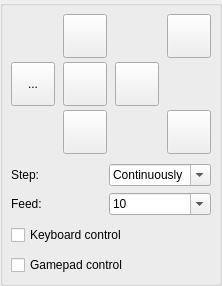
         <widget class="GroupBox" name="grpJog">
          <property name="checkable">
           <bool>false</bool>
          </property>
          <property name="overrided" stdset="0">
           <bool>false</bool>
          </property>
          <layout class="QVBoxLayout" name="verticalLayout_11">
           <property name="leftMargin">
            <number>8</number>
           </property>
           <property name="topMargin">
            <number>8</number>
           </property>
           <property name="rightMargin">
            <number>8</number>
           </property>
           <property name="bottomMargin">
            <number>8</number>
           </property>
           <item>
            <widget class="QWidget" name="widgetJog" native="true">
             <layout class="QVBoxLayout" name="verticalLayout_9">
              <property name="spacing">
               <number>10</number>
              </property>
              <property name="leftMargin">
               <number>0</number>
              </property>
              <property name="topMargin">
               <number>0</number>
              </property>
              <property name="rightMargin">
               <number>0</number>
              </property>
              <property name="bottomMargin">
               <number>0</number>
              </property>
              <item>
               <layout class="QGridLayout" name="gridLayout_3">
                <property name="horizontalSpacing">
                 <number>8</number>
                </property>
                <property name="verticalSpacing">
                 <number>4</number>
                </property>
                <item row="2" column="0">
                 <widget class="StyledToolButton" name="cmdXMinus">
                  <property name="sizePolicy">
                   <sizepolicy hsizetype="Fixed" vsizetype="Fixed">
                    <horstretch>0</horstretch>
                    <verstretch>0</verstretch>
                   </sizepolicy>
                  </property>
                  <property name="minimumSize">
                   <size>
                    <width>44</width>
                    <height>44</height>
                   </size>
                  </property>
                  <property name="toolTip">
                   <string>X-</string>
                  </property>
                  <property name="text">
                   <string>...</string>
                  </property>
                  <property name="icon">
                   <iconset resource="images.qrc">
                    <normaloff>:/images/1401561986_chevron-left.png</normaloff>:/images/1401561986_chevron-left.png</iconset>
                  </property>
                  <property name="iconSize">
                   <size>
                    <width>30</width>
                    <height>30</height>
                   </size>
                  </property>
                 </widget>
                </item>
                <item row="3" column="1">
                 <layout class="QHBoxLayout" name="horizontalLayout_13">
                  <property name="spacing">
                   <number>0</number>
                  </property>
                  <item>
                   <widget class="StyledToolButton" name="cmdYMinus">
                    <property name="sizePolicy">
                     <sizepolicy hsizetype="Fixed" vsizetype="Fixed">
                      <horstretch>0</horstretch>
                      <verstretch>0</verstretch>
                     </sizepolicy>
                    </property>
                    <property name="minimumSize">
                     <size>
                      <width>44</width>
                      <height>44</height>
                     </size>
                    </property>
                    <property name="toolTip">
                     <string>Y-</string>
                    </property>
                    <property name="text">
                     <string/>
                    </property>
                    <property name="icon">
                     <iconset resource="images.qrc">
                      <normaloff>:/images/1401562173_chevron-down.png</normaloff>:/images/1401562173_chevron-down.png</iconset>
                    </property>
                    <property name="iconSize">
                     <size>
                      <width>30</width>
                      <height>30</height>
                     </size>
                    </property>
                   </widget>
                  </item>
                 </layout>
                </item>
                <item row="2" column="2">
                 <widget class="StyledToolButton" name="cmdXPlus">
                  <property name="sizePolicy">
                   <sizepolicy hsizetype="Fixed" vsizetype="Fixed">
                    <horstretch>0</horstretch>
                    <verstretch>0</verstretch>
                   </sizepolicy>
                  </property>
                  <property name="minimumSize">
                   <size>
                    <width>44</width>
                    <height>44</height>
                   </size>
                  </property>
                  <property name="toolTip">
                   <string>X+</string>
                  </property>
                  <property name="text">
                   <string/>
                  </property>
                  <property name="icon">
                   <iconset resource="images.qrc">
                    <normaloff>:/images/1401562173_chevron-right.png</normaloff>:/images/1401562173_chevron-right.png</iconset>
                  </property>
                  <property name="iconSize">
                   <size>
                    <width>30</width>
                    <height>30</height>
                   </size>
                  </property>
                 </widget>
                </item>
                <item row="0" column="1">
                 <layout class="QHBoxLayout" name="horizontalLayout_12">
                  <property name="spacing">
                   <number>0</number>
                  </property>
                  <item>
                   <widget class="StyledToolButton" name="cmdYPlus">
                    <property name="sizePolicy">
                     <sizepolicy hsizetype="Fixed" vsizetype="Fixed">
                      <horstretch>0</horstretch>
                      <verstretch>0</verstretch>
                     </sizepolicy>
                    </property>
                    <property name="minimumSize">
                     <size>
                      <width>44</width>
                      <height>44</height>
                     </size>
                    </property>
                    <property name="toolTip">
                     <string>Y+</string>
                    </property>
                    <property name="text">
                     <string/>
                    </property>
                    <property name="icon">
                     <iconset resource="images.qrc">
                      <normaloff>:/images/1401562173_chevron-up.png</normaloff>:/images/1401562173_chevron-up.png</iconset>
                    </property>
                    <property name="iconSize">
                     <size>
                      <width>30</width>
                      <height>30</height>
                     </size>
                    </property>
                   </widget>
                  </item>
                 </layout>
                </item>
                <item row="0" column="3">
                 <layout class="QHBoxLayout" name="horizontalLayout_25">
                  <property name="spacing">
                   <number>0</number>
                  </property>
                  <item>
                   <spacer name="horizontalSpacer">
                    <property name="orientation">
                     <enum>Qt::Horizontal</enum>
                    </property>
                    <property name="sizeHint" stdset="0">
                     <size>
                      <width>0</width>
                      <height>20</height>
                     </size>
                    </property>
                   </spacer>
                  </item>
                  <item>
                   <widget class="StyledToolButton" name="cmdZPlus">
                    <property name="sizePolicy">
                     <sizepolicy hsizetype="Fixed" vsizetype="Fixed">
                      <horstretch>0</horstretch>
                      <verstretch>0</verstretch>
                     </sizepolicy>
                    </property>
                    <property name="minimumSize">
                     <size>
                      <width>44</width>
                      <height>44</height>
                     </size>
                    </property>
                    <property name="toolTip">
                     <string>Z+</string>
                    </property>
                    <property name="text">
                     <string/>
                    </property>
                    <property name="icon">
                     <iconset resource="images.qrc">
                      <normaloff>:/images/1401562699_icon-arrow-up-b.png</normaloff>:/images/1401562699_icon-arrow-up-b.png</iconset>
                    </property>
                    <property name="iconSize">
                     <size>
                      <width>28</width>
                      <height>28</height>
                     </size>
                    </property>
                   </widget>
                  </item>
                 </layout>
                </item>
                <item row="3" column="3">
                 <layout class="QHBoxLayout" name="horizontalLayout_26">
                  <property name="spacing">
                   <number>0</number>
                  </property>
                  <item>
                   <spacer name="horizontalSpacer_2">
                    <property name="orientation">
                     <enum>Qt::Horizontal</enum>
                    </property>
                    <property name="sizeHint" stdset="0">
                     <size>
                      <width>0</width>
                      <height>20</height>
                     </size>
                    </property>
                   </spacer>
                  </item>
                  <item>
                   <widget class="StyledToolButton" name="cmdZMinus">
                    <property name="sizePolicy">
                     <sizepolicy hsizetype="Fixed" vsizetype="Fixed">
                      <horstretch>0</horstretch>
                      <verstretch>0</verstretch>
                     </sizepolicy>
                    </property>
                    <property name="minimumSize">
                     <size>
                      <width>44</width>
                      <height>44</height>
                     </size>
                    </property>
                    <property name="toolTip">
                     <string>Z-</string>
                    </property>
                    <property name="text">
                     <string/>
                    </property>
                    <property name="icon">
                     <iconset resource="images.qrc">
                      <normaloff>:/images/1401562699_icon-arrow-down-b.png</normaloff>:/images/1401562699_icon-arrow-down-b.png</iconset>
                    </property>
                    <property name="iconSize">
                     <size>
                      <width>28</width>
                      <height>28</height>
                     </size>
                    </property>
                   </widget>
                  </item>
                 </layout>
                </item>
                <item row="2" column="1">
                 <layout class="QHBoxLayout" name="horizontalLayout_15">
                  <property name="spacing">
                   <number>0</number>
                  </property>
                  <item>
                   <widget class="StyledToolButton" name="cmdStop">
                    <property name="sizePolicy">
                     <sizepolicy hsizetype="Fixed" vsizetype="Fixed">
                      <horstretch>0</horstretch>
                      <verstretch>0</verstretch>
                     </sizepolicy>
                    </property>
                    <property name="minimumSize">
                     <size>
                      <width>44</width>
                      <height>44</height>
                     </size>
                    </property>
                    <property name="toolTip">
                     <string>Stop</string>
                    </property>
                    <property name="text">
                     <string/>
                    </property>
                    <property name="icon">
                     <iconset resource="images.qrc">
                      <normaloff>:/images/brake.png</normaloff>:/images/brake.png</iconset>
                    </property>
                    <property name="iconSize">
                     <size>
                      <width>30</width>
                      <height>30</height>
                     </size>
                    </property>
                   </widget>
                  </item>
                 </layout>
                </item>
               </layout>
              </item>
              <item>
               <layout class="QGridLayout" name="gridLayout_8">
                <property name="verticalSpacing">
                 <number>7</number>
                </property>
                <item row="0" column="1">
                 <widget class="ComboBoxKey" name="cboJogStep">
                  <property name="editable">
                   <bool>true</bool>
                  </property>
                  <property name="insertPolicy">
                   <enum>QComboBox::NoInsert</enum>
                  </property>
                  <item>
                   <property name="text">
                    <string>Continuously</string>
                   </property>
                  </item>
                  <item>
                   <property name="text">
                    <string>0.01</string>
                   </property>
                  </item>
                  <item>
                   <property name="text">
                    <string>0.1</string>
                   </property>
                  </item>
                  <item>
                   <property name="text">
                    <string>1</string>
                   </property>
                  </item>
                  <item>
                   <property name="text">
                    <string>5</string>
                   </property>
                  </item>
                  <item>
                   <property name="text">
                    <string>10</string>
                   </property>
                  </item>
                  <item>
                   <property name="text">
                    <string>100</string>
                   </property>
                  </item>
                 </widget>
                </item>
                <item row="0" column="0">
                 <widget class="QLabel" name="label_20">
                  <property name="text">
                   <string>Step:</string>
                  </property>
                 </widget>
                </item>
                <item row="1" column="0">
                 <widget class="QLabel" name="label_22">
                  <property name="text">
                   <string>Feed:</string>
                  </property>
                 </widget>
                </item>
                <item row="1" column="1">
                 <widget class="ComboBoxKey" name="cboJogFeed">
                  <property name="editable">
                   <bool>true</bool>
                  </property>
                  <property name="insertPolicy">
                   <enum>QComboBox::NoInsert</enum>
                  </property>
                  <item>
                   <property name="text">
                    <string>10</string>
                   </property>
                  </item>
                  <item>
                   <property name="text">
                    <string>50</string>
                   </property>
                  </item>
                  <item>
                   <property name="text">
                    <string>100</string>
                   </property>
                  </item>
                  <item>
                   <property name="text">
                    <string>500</string>
                   </property>
                  </item>
                  <item>
                   <property name="text">
                    <string>1000</string>
                   </property>
                  </item>
                  <item>
                   <property name="text">
                    <string>2000</string>
                   </property>
                  </item>
                 </widget>
                </item>
               </layout>
              </item>
              <item>
               <widget class="QCheckBox" name="chkKeyboardControl">
                <property name="text">
                 <string>Keyboard control</string>
                </property>
               </widget>
              </item>
              <item>
               <widget class="QCheckBox" name="chkGamepadControl">
                <property name="text">
                 <string>Gamepad control</string>
                </property>
               </widget>
              </item>
             </layout>
            </widget>
           </item>
          </layout>
         </widget>
